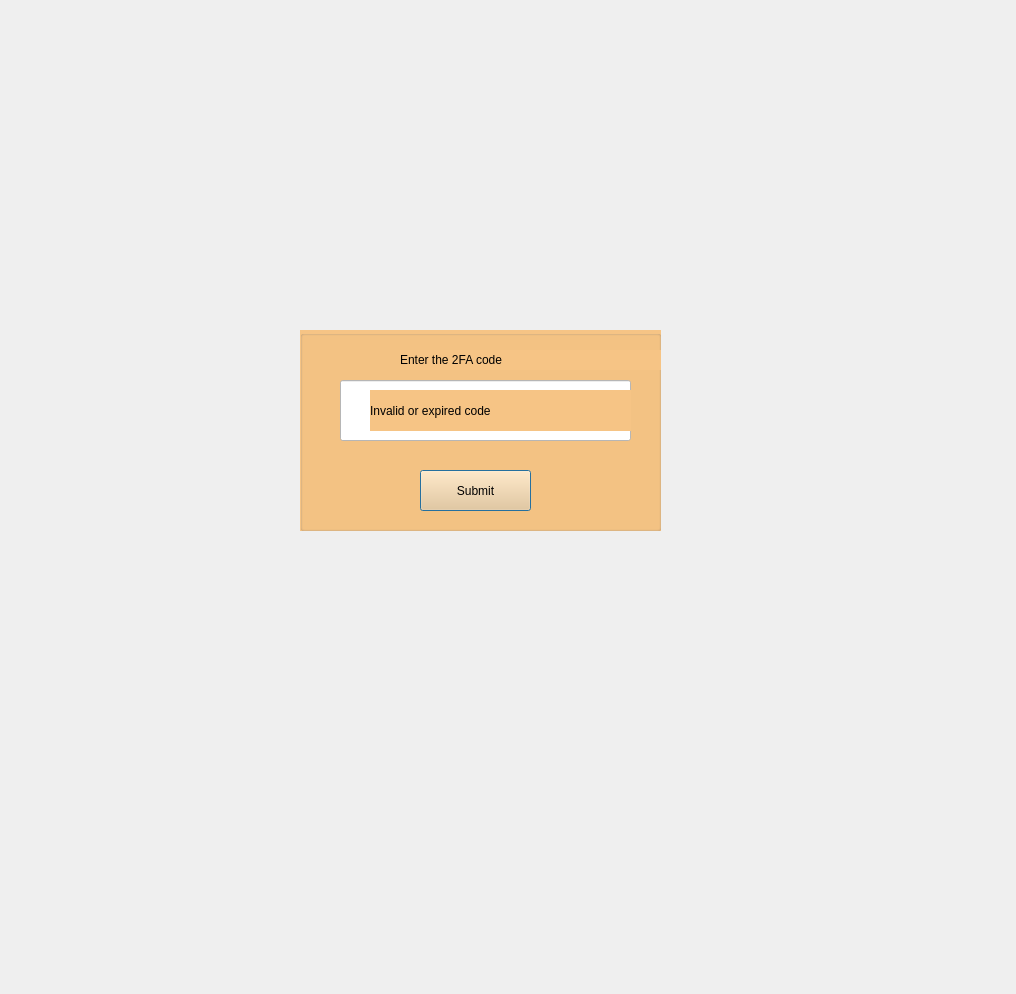
<?xml version="1.0" encoding="UTF-8"?>
<ui version="4.0">
 <class>TwoFADialog</class>
 <widget class="QWidget" name="TwoFADialog">
  <property name="geometry">
   <rect>
    <x>0</x>
    <y>0</y>
    <width>1016</width>
    <height>994</height>
   </rect>
  </property>
  <property name="windowTitle">
   <string>Form</string>
  </property>
  <widget class="QLabel" name="label">
   <property name="geometry">
    <rect>
     <x>-10</x>
     <y>0</y>
     <width>1031</width>
     <height>1001</height>
    </rect>
   </property>
   <property name="autoFillBackground">
    <bool>true</bool>
   </property>
   <property name="text">
    <string/>
   </property>
   <property name="pixmap">
    <pixmap>../Users/benrh/OneDrive/Pictures/im3.png</pixmap>
   </property>
   <property name="scaledContents">
    <bool>true</bool>
   </property>
  </widget>
  <widget class="QGroupBox" name="groupBox">
   <property name="geometry">
    <rect>
     <x>300</x>
     <y>330</y>
     <width>361</width>
     <height>201</height>
    </rect>
   </property>
   <property name="styleSheet">
    <string notr="true">background-color: rgb(246, 196, 133);</string>
   </property>
   <property name="title">
    <string/>
   </property>
   <widget class="QLabel" name="labelStatus1">
    <property name="geometry">
     <rect>
      <x>100</x>
      <y>20</y>
      <width>261</width>
      <height>20</height>
     </rect>
    </property>
    <property name="styleSheet">
     <string notr="true">color: rgb(0, 0, 0);
font: 700 9pt &quot;Segoe Print&quot;;</string>
    </property>
    <property name="text">
     <string>Enter the 2FA code</string>
    </property>
   </widget>
   <widget class="QLineEdit" name="lineEditCode">
    <property name="geometry">
     <rect>
      <x>40</x>
      <y>50</y>
      <width>291</width>
      <height>61</height>
     </rect>
    </property>
    <property name="styleSheet">
     <string notr="true">color: rgb(53, 74, 140);
font: 700 10pt &quot;Segoe Print&quot;;
color: rgb(0, 0, 0);
background-color: rgb(255, 255, 255);
border-color: rgb(53, 74, 140);
</string>
    </property>
    <property name="text">
     <string/>
    </property>
    <property name="maxLength">
     <number>6</number>
    </property>
   </widget>
   <widget class="QPushButton" name="btnSubmit">
    <property name="geometry">
     <rect>
      <x>120</x>
      <y>140</y>
      <width>111</width>
      <height>41</height>
     </rect>
    </property>
    <property name="styleSheet">
     <string notr="true">color: rgb(0, 0, 0);
font: 700 9pt &quot;Segoe Script&quot;;</string>
    </property>
    <property name="text">
     <string>Submit</string>
    </property>
    <property name="default">
     <bool>true</bool>
    </property>
   </widget>
   <widget class="QLabel" name="labelStatus2">
    <property name="geometry">
     <rect>
      <x>70</x>
      <y>60</y>
      <width>261</width>
      <height>41</height>
     </rect>
    </property>
    <property name="text">
     <string>Invalid or expired code</string>
    </property>
   </widget>
  </widget>
 </widget>
 <resources/>
 <connections/>
</ui>
